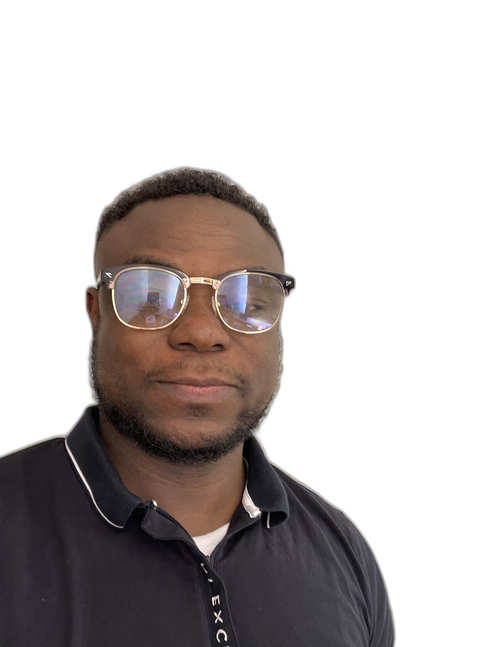
#> input picture IMG_9089_flipped_white_bg.png, 485 x 647 px, shrunk from 2316 x 3088 before the run; its folder holds 3 pictures in this run
$ python natural_photo.py
#> lines starting #> are read from the running program, lines starting #| are printed output that depends on the picture
from PIL import Image
import os

def add_natural_padding(input_path, output_path=None, padding_percent=15):
    """
    Add white padding around an image to make it look like a natural photo.

    Args:
        input_path (str): Path to the input image
        output_path (str): Path to save the padded image
        padding_percent (int): Percentage of image size to add as padding

    Returns:
        str: Path to the output image
    """
#> called with input_path = 'IMG_9089_flipped_white_bg.png', output_path = 'IMG_9089_natural.png', padding_percent = 15
    try:
        # Check if input file exists
        if not os.path.exists(input_path):
            raise FileNotFoundError(f"Input file not found: {input_path}")

        # If no output path specified, create one
        if output_path is None:
            name, ext = os.path.splitext(input_path)
            output_path = f"{name}_natural.png"

        print(f"Opening {input_path}...")

        # Open the image
        img = Image.open(input_path)
#> img is the input picture: PIL image 485x647 RGB; mean R, G, B 188.9, 183.2, 182.2

        # Convert to RGB if it has transparency
        if img.mode in ('RGBA', 'LA'):
            # Create white background
            white_bg = Image.new('RGB', img.size, (255, 255, 255))
            if img.mode == 'RGBA':
                white_bg.paste(img, mask=img.split()[-1])  # Use alpha channel as mask
            else:
                white_bg.paste(img)
            img = white_bg
        elif img.mode != 'RGB':
            img = img.convert('RGB')

        print("Adding natural padding...")

        # Calculate padding
        original_width, original_height = img.size
#> original_width = 485; original_height = 647
        padding_w = int(original_width * padding_percent / 100)
#> padding_w = 72
        padding_h = int(original_height * padding_percent / 100)
#> padding_h = 97

        # Create new image with white background and padding
        new_width = original_width + (padding_w * 2)
#> new_width = 629
        new_height = original_height + (padding_h * 2)
#> new_height = 841

        # Create white canvas
        padded_img = Image.new('RGB', (new_width, new_height), (255, 255, 255))
#> padded_img: PIL image 629x841 RGB; every value is 255

        # Paste the original image in the center
        paste_x = padding_w
#> paste_x = 72
        paste_y = padding_h
#> paste_y = 97
        padded_img.paste(img, (paste_x, paste_y))
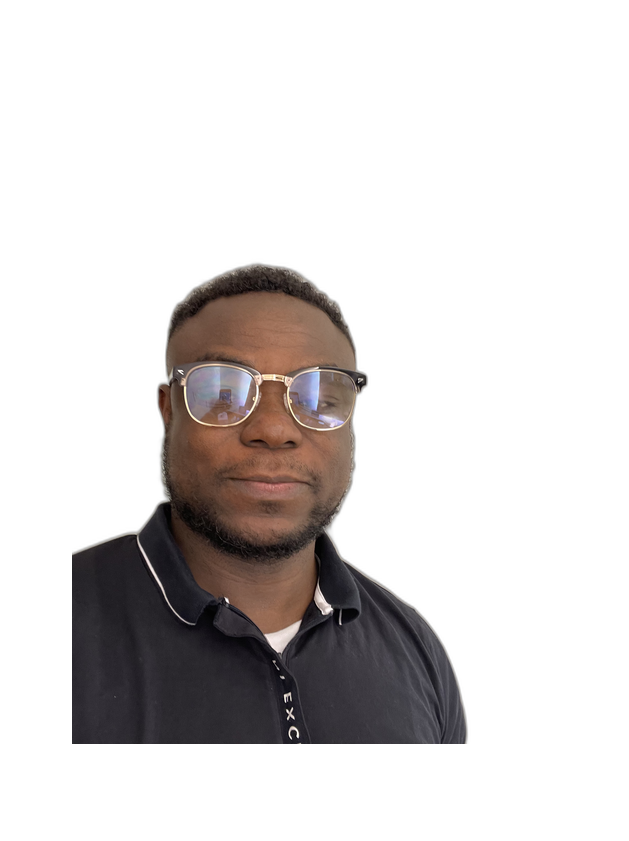
#> padded_img: PIL image 629x841 RGB; mean R, G, B 215.8, 212.4, 211.8

        # Save the result
        print(f"Saving natural-looking image to {output_path}...")
        padded_img.save(output_path, 'PNG')

        print(f"Successfully created natural-looking image: {output_path}")
        print(f"Original size: {original_width}x{original_height}")
#| Original size: 485x647
        print(f"New size: {new_width}x{new_height}")
#| New size: 629x841
        print(f"Added {padding_w}px horizontal and {padding_h}px vertical padding")
#| Added 72px horizontal and 97px vertical padding

        return output_path

    except Exception as e:
        print(f"Error processing image: {e}")
        return None

def create_photo_style(input_path, output_path=None):
    """
    Create a more photo-like version with generous white space around the subject.

    Args:
        input_path (str): Path to the input image
        output_path (str): Path to save the photo-style image

    Returns:
        str: Path to the output image
    """
#> called with input_path = 'IMG_9089_flipped_white_bg.png', output_path = 'IMG_9089_photo_style.png'
    try:
        # Check if input file exists
        if not os.path.exists(input_path):
            raise FileNotFoundError(f"Input file not found: {input_path}")

        # If no output path specified, create one
        if output_path is None:
            name, ext = os.path.splitext(input_path)
            output_path = f"{name}_photo_style.png"

        print(f"Opening {input_path}...")

        # Open the image
        img = Image.open(input_path)

        # Convert to RGB if needed
        if img.mode in ('RGBA', 'LA'):
            white_bg = Image.new('RGB', img.size, (255, 255, 255))
            if img.mode == 'RGBA':
                white_bg.paste(img, mask=img.split()[-1])
            else:
                white_bg.paste(img)
            img = white_bg
        elif img.mode != 'RGB':
            img = img.convert('RGB')

        print("Creating photo-style layout...")

        # Calculate dimensions for a more natural photo look
        original_width, original_height = img.size
#> original_width = 485; original_height = 647

        # Add more generous padding (25% on each side)
        padding_percent = 25
        padding_w = int(original_width * padding_percent / 100)
#> padding_w = 121
        padding_h = int(original_height * padding_percent / 100)
#> padding_h = 161

        # Create even more spacious canvas
        new_width = original_width + (padding_w * 2)
#> new_width = 727
        new_height = original_height + (padding_h * 2)
#> new_height = 969

        # Create white canvas
        photo_img = Image.new('RGB', (new_width, new_height), (255, 255, 255))
#> photo_img: PIL image 727x969 RGB; every value is 255

        # Center the image
        paste_x = padding_w
#> paste_x = 121
        paste_y = padding_h
        photo_img.paste(img, (paste_x, paste_y))
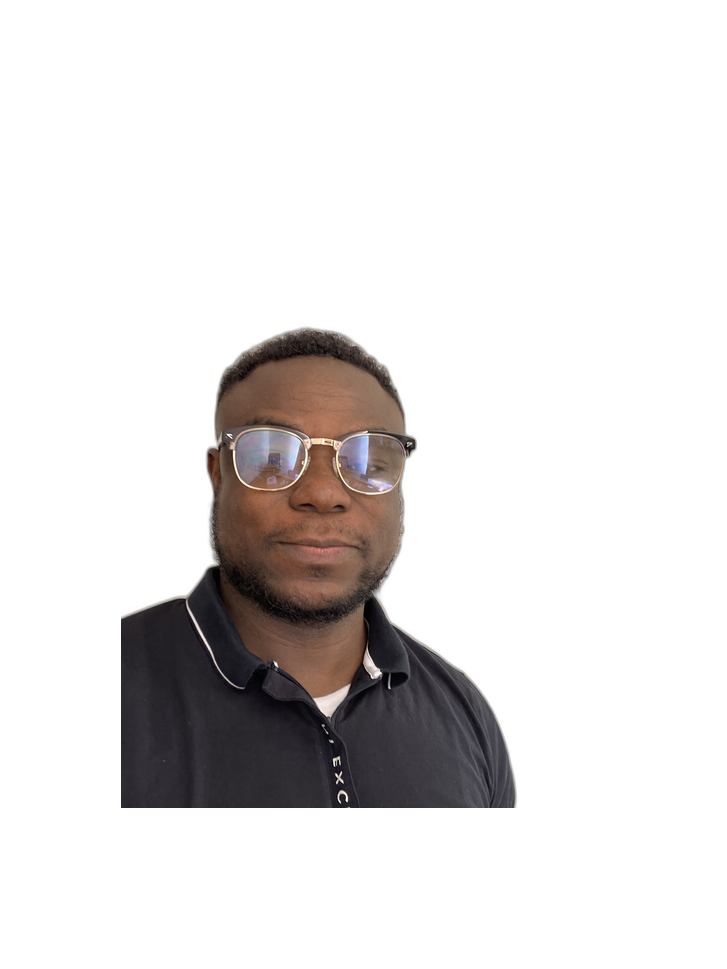
#> photo_img: PIL image 727x969 RGB; mean R, G, B 225.5, 223, 222.6

        # Save the result
        print(f"Saving photo-style image to {output_path}...")
        photo_img.save(output_path, 'PNG')

        print(f"Successfully created photo-style image: {output_path}")
        print(f"Original size: {original_width}x{original_height}")
#| Original size: 485x647
        print(f"New size: {new_width}x{new_height}")
#| New size: 727x969

        return output_path

    except Exception as e:
        print(f"Error processing image: {e}")
        return None

if __name__ == "__main__":
    # Create natural-looking photo from the white background version
    input_file = "IMG_9089_flipped_white_bg.png"

    if not os.path.exists(input_file):
        input_file = "IMG_9089_flipped.png"
        print(f"Using {input_file} as input...")

    # Create both versions
    print("Creating natural padding version (15% padding)...")
    result1 = add_natural_padding(input_file, "IMG_9089_natural.png", 15)

    print("\nCreating photo-style version (25% padding)...")
    result2 = create_photo_style(input_file, "IMG_9089_photo_style.png")

    if result1 and result2:
        print(f"\n✅ Success! Created two versions:")
        print(f"   Natural padding: {result1}")
        print(f"   Photo style: {result2}")
        print("\nYou can choose which one looks better!")
    else:
        print("\n❌ Failed to create natural-looking images")
